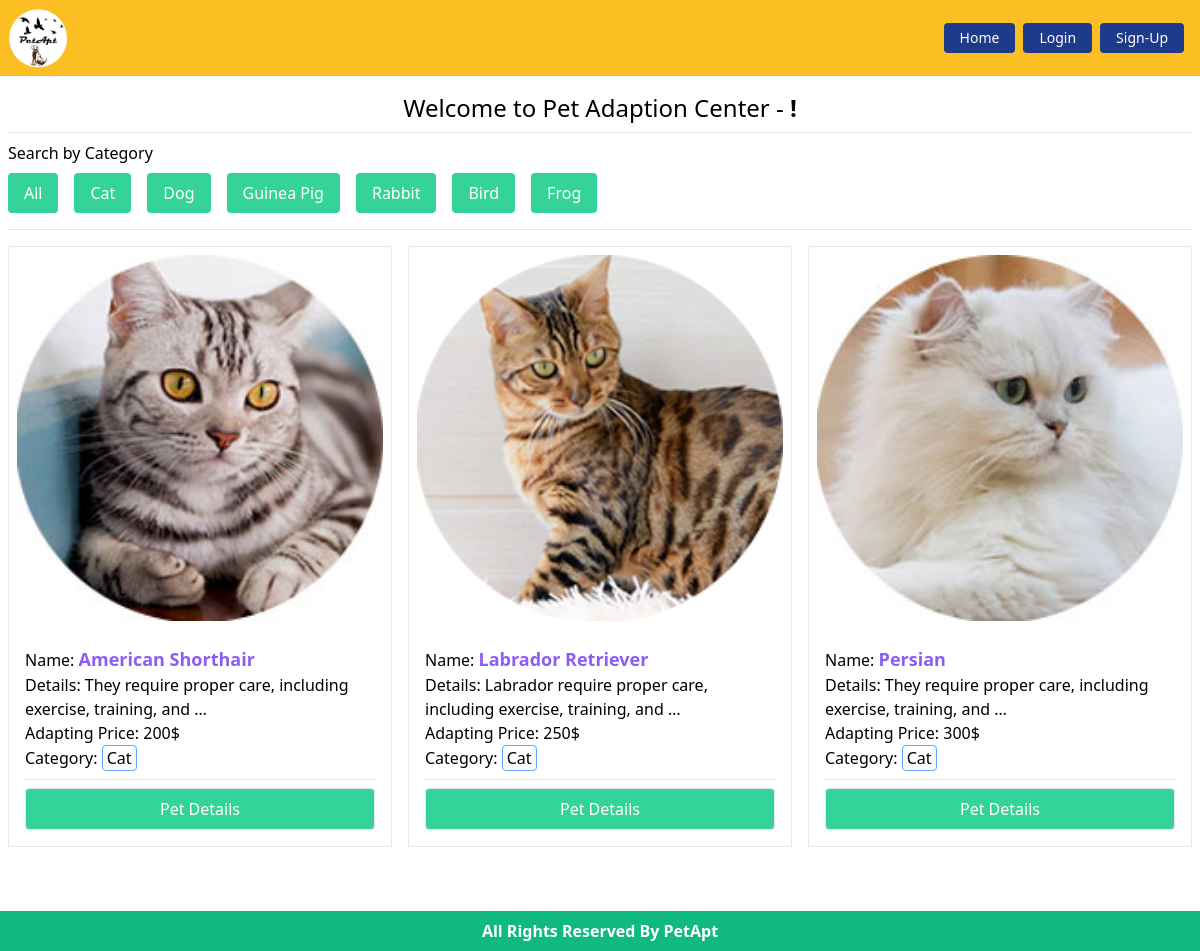
The app's page /pets/cat/ with its own data.
### Pets/models.py (models this page shows, shortened)
class PetCategory(models.Model):
    name = models.CharField(max_length=30)
    slug = models.SlugField(max_length=80)
    def __str__(self):
        return self.name

class Pet(models.Model):
    image = models.ImageField(upload_to='pets/media/images/')
    title = models.CharField(max_length = 40)
    description = models.TextField()
    adapt_price = models.IntegerField()
    category = models.ForeignKey(PetCategory, on_delete=models.CASCADE)

### PetApt/views.py (the view)
# urls.py: path('', home, name='home'),
def home(request, category_slug=None):
    pets = models.Pet.objects.all()
    category = models.PetCategory.objects.all()
    if category_slug is not None:
        filterOption = models.PetCategory.objects.get(slug = category_slug)
        pets = models.Pet.objects.filter(category = filterOption)
    return render(request, 'index.html', {'pets': pets, 'category': category})

### templates/index.html
{% extends 'base.html' %}
{% block content %}
<h2 class="text-2xl text-center">Welcome to Pet Adaption Center - <strong>{{request.user.first_name}} !</strong></h2>
<hr class="my-2">
<div>
    <p>Search by Category</p>
    <ul class="flex flex-wrap">
        <li><a href="{% url 'home' %}" class="bg-green-400 block p-2 px-4 ml-0 text-white rounded m-2">All</a></li>
        {% for item in category %}
        <li>
            <a href="{% url 'filterpet' item.slug %}" class="bg-green-400 block p-2 px-4 text-white rounded m-2">
                {{item}}
            </a>
        </li>
        {% endfor %}
    </ul>
</div>
<hr class="my-2">
<div class="pt-2 grid md:grid-cols-2 lg:grid-cols-3 grid-cols-1 xl:grid-cols-4 gap-4">
    {% for pet in pets %}
    <div class="pet-card border">
        <div class="p-2">
            <img src={{pet.image.url}} alt="pet" class="w-full">
        </div>
        <div class="p-4">
            <p>Name: <span class="text-lg font-bold text-purple-500">{{pet.title}}</span></p>
            <p>Details: {{pet.description | truncatewords:8}}</p>
            <p>Adapting Price: {{pet.adapt_price}}$</p>
            <p>Category: <span class="rounded border inline-block px-1 border-blue-400">{{pet.category}}</span> </p>
            <hr class="my-2">
            <a href="{% url 'petDetails' pet.id %}"
                class="rounded w-full text-center text-white hover:bg-green-500 border bg-green-400 px-6 py-2 inline-block">
                Pet Details
            </a>
        </div>
    </div>
    {% endfor %}
</div>
<br>
{% endblock %}

### records on screen
PetCategory: name "Cat"
PetCategory: name "Dog"
PetCategory: name "Guinea Pig"
PetCategory: name "Rabbit"
PetCategory: name "Bird"
PetCategory: name "Frog"
Pet: image (picture), title "American Shorthair", description "They require proper care, including exercise, training, and …", adapt_price "200", category "Cat"
Pet: image (picture), title "Labrador Retriever", description "Labrador require proper care, including exercise, training, and …", adapt_price "250", category "Cat"
Pet: image (picture), title "Persian", description "They require proper care, including exercise, training, and …", adapt_price "300", category "Cat"
